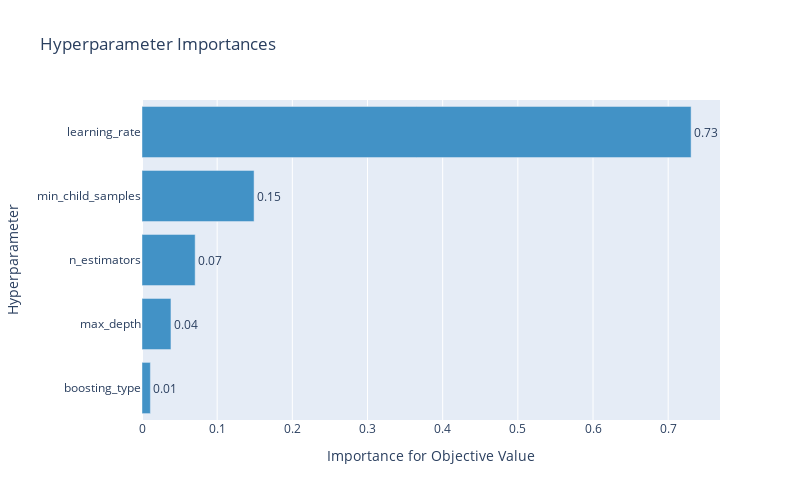

The code cell stored with this chart in its notebook:
### Code cell
fig = optuna.visualization.plot_param_importances(study_lgbm)
fig.update_layout(width=800, height=500)
plt.tight_layout()
fig.show()

### Figure 1 — Plotly figure (JSON) as saved in the notebook; plotly's stock layout.template omitted (floating-point values rounded to 4 significant figures)
{"data": [{"cliponaxis": false, "hovertemplate": ["boosting_type (CategoricalDistribution): 0.011166793680195198<extra></extra>", "max_depth (IntDistribution): 0.03852770396970085<extra></extra>", "n_estimators (IntDistribution): 0.07072990141234703<extra></extra>", "min_child_samples (IntDistribution): 0.1490960221790091<extra></extra>", "learning_rate (FloatDistribution): 0.7304795787587478<extra></extra>"], "marker": {"color": "rgb(66,146,198)"}, "orientation": "h", "text": ["0.01", "0.04", "0.07", "0.15", "0.73"], "textposition": "outside", "type": "bar", "x": [0.01117, 0.03853, 0.07073, 0.1491, 0.7305], "y": ["boosting_type", "max_depth", "n_estimators", "min_child_samples", "learning_rate"]}], "layout": {"height": 500, "showlegend": false, "title": {"text": "Hyperparameter Importances"}, "width": 800, "xaxis": {"title": {"text": "Importance for Objective Value"}}, "yaxis": {"title": {"text": "Hyperparameter"}}}}
